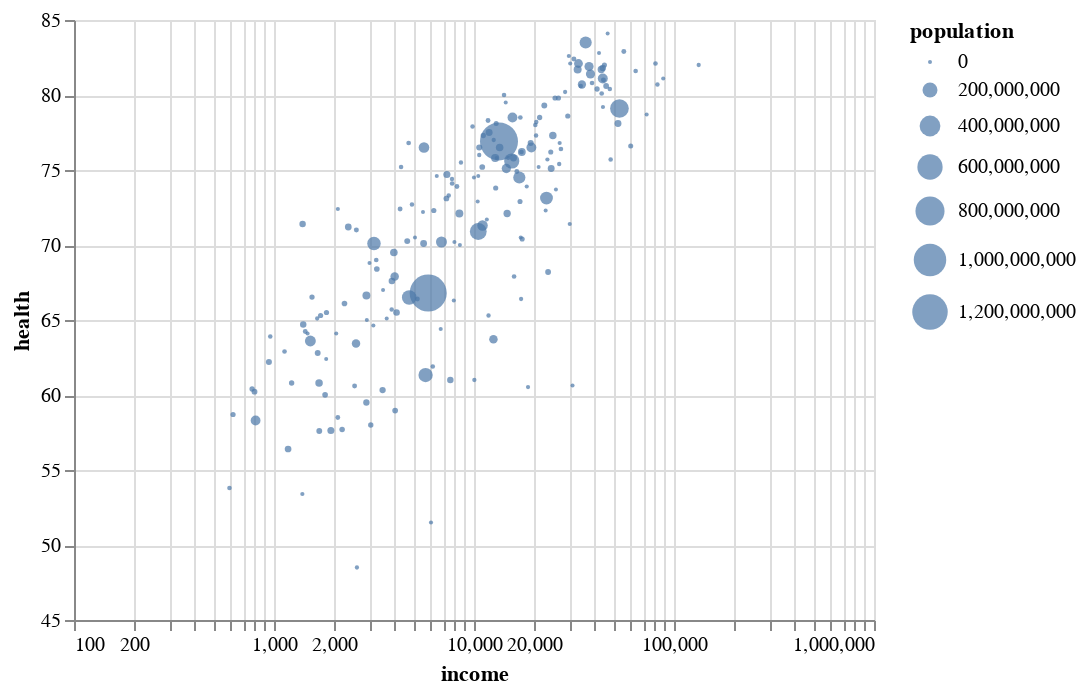

This figure's Vega-Lite source:
### Vega-Lite specification from a JSON file in a GitHub repository (floating-point values rounded to 4 significant figures; data arrays with more than 128 entries replaced by an {"elided": "..."} marker saying what was removed)
{"config": {"view": {"width": 400, "height": 300}, "mark": {"tooltip": null}}, "data": {"name": "data-7e3b7ef5d72a8470b0044710e8a24cca"}, "mark": "circle", "encoding": {"size": {"type": "quantitative", "field": "population"}, "tooltip": [{"type": "quantitative", "field": "income"}, {"type": "nominal", "field": "country"}, {"type": "quantitative", "field": "health"}], "x": {"type": "quantitative", "field": "income", "scale": {"type": "log"}}, "y": {"type": "quantitative", "field": "health", "scale": {"zero": false}}}, "selection": {"selector001": {"type": "interval", "bind": "scales", "encodings": ["x", "y"]}}, "$schema": "https://vega.github.io/schema/vega-lite/v3.4.0.json", "datasets": {"data-7e3b7ef5d72a8470b0044710e8a24cca": {"elided": "187 records"}}}
